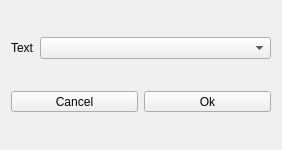
<?xml version="1.0" encoding="UTF-8"?>
<ui version="4.0">
 <class>PrintPDF</class>
 <widget class="QDialog" name="PrintPDF">
  <property name="geometry">
   <rect>
    <x>0</x>
    <y>0</y>
    <width>282</width>
    <height>150</height>
   </rect>
  </property>
  <property name="windowTitle">
   <string>Dialog</string>
  </property>
  <layout class="QVBoxLayout" name="verticalLayout">
   <item>
    <layout class="QHBoxLayout" name="horizontalLayout">
     <item>
      <widget class="QLabel" name="lblText">
       <property name="sizePolicy">
        <sizepolicy hsizetype="Fixed" vsizetype="Fixed">
         <horstretch>0</horstretch>
         <verstretch>0</verstretch>
        </sizepolicy>
       </property>
       <property name="text">
        <string>Text</string>
       </property>
      </widget>
     </item>
     <item>
      <widget class="QComboBox" name="cbox"/>
     </item>
    </layout>
   </item>
   <item>
    <layout class="QHBoxLayout" name="horizontalLayout_2">
     <item>
      <widget class="QToolButton" name="btnCancel">
       <property name="sizePolicy">
        <sizepolicy hsizetype="Preferred" vsizetype="Fixed">
         <horstretch>0</horstretch>
         <verstretch>0</verstretch>
        </sizepolicy>
       </property>
       <property name="text">
        <string>Cancel</string>
       </property>
      </widget>
     </item>
     <item>
      <widget class="QToolButton" name="btnOk">
       <property name="sizePolicy">
        <sizepolicy hsizetype="Preferred" vsizetype="Fixed">
         <horstretch>0</horstretch>
         <verstretch>0</verstretch>
        </sizepolicy>
       </property>
       <property name="text">
        <string>Ok</string>
       </property>
      </widget>
     </item>
    </layout>
   </item>
  </layout>
 </widget>
 <resources/>
 <connections/>
</ui>
